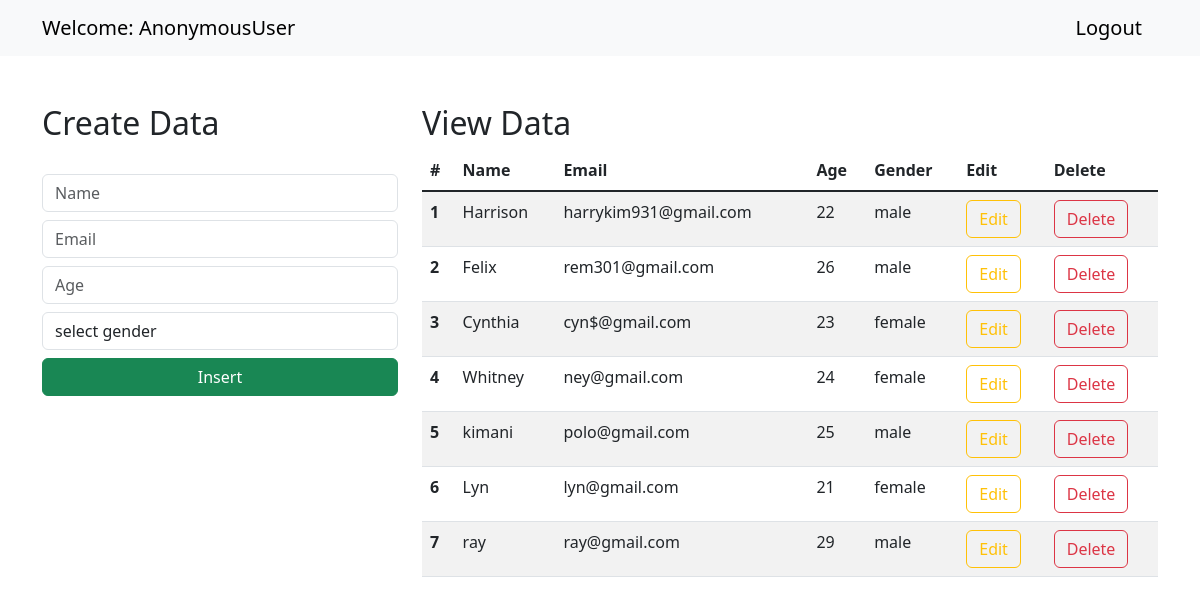
The page / on the database its author committed.
### CRUD/models.py (models this page shows, shortened)
class Student(models.Model):
    name = models.CharField(max_length=30, blank=False, null=False)
    email = models.EmailField(null=True)
    age = models.IntegerField()
    gender = models.CharField(max_length=30, blank=False, null=False)

### CRUD/views.py (the view)
# urls.py: path('', views.index, name="index"),
def index(request):
    data = Student.objects.all()
    context = {"data": data}
    return render(request, "index.html", context)

### templates/index.html (shortened to what this page needs)
<!doctype html>
<html lang="en">
<head>
    <link href="https://cdn.jsdelivr.net/npm/bootstrap@5.3.0-alpha1/dist/css/bootstrap.min.css" rel="stylesheet">
</head>
<body>
 <nav class="navbar navbar-expand-lg bg-body-tertiary">
        <div class="container-md">
          <a class="navbar-brand" href="/">Welcome: {{request.user}}</a>
          <a class="navbar-brand" href="/logout">Logout</a>
        </div>
      </nav>
      <div class="container mt-5">
        <div class="row">
            <div class="col-md-4">
                <h2>Create Data</h2>
                <br>
                <form action="/insert" method="post">{% csrf_token %}
                    <div class="form-group">
                        <input type="text" class="form-control" placeholder="Name" name="name" required>
                    </div>
                    <div class="form-group">
                        <input type="email" class="form-control  mt-2" placeholder="Email" name="email" required>
                    </div>
                    <div class="form-group">
                        <input type="number" class="form-control  mt-2" placeholder="Age" name="age" required>
                    </div>
                    <div class="form-group mt-2">
                        <select id="gender" name="gender" class="form-control" required>
                            <option selected>select gender</option>
                        </select>
                    </div>
                    <div class="d-grid gap-2">
                        <button class="btn btn-success mt-2" type="submit">Insert</button>
                    </div>
                </form>
            </div>
            <div class="col-md-8">
                <h2>View Data</h2>
                <table class="table table-striped table-hover">
                    <thead>
                      <tr>
                        <th scope="col">#</th>
                        <th scope="col">Name</th>
                        <th scope="col">Email</th>
                        <th scope="col">Age</th>
                        <th scope="col">Gender</th>
                        <th scope="col">Edit</th>
                        <th scope="col">Delete</th>
                      </tr>
                    </thead>
                    <tbody class="table-group-divider">
                    {% for d in data %}
                      <tr>
                        <th scope="row">{{d.id}}</th>
                        <td>{{d.name}}</td>
                        <td>{{d.email}}</td>
                        <td>{{d.age}}</td>
                        <td>{{d.gender}}</td>
                        <td><a href="/update/{{d.id}}" type="button" class="btn btn-outline-warning">Edit</a></td>
                        <td><a href="/delete/{{d.id}}" type="button" class="btn btn-outline-danger">Delete</a></td>
                      </tr>
                    {% endfor %}
                    </tbody>
                  </table>
            </div>
        </div>
      </div>
</body>
</html>

### rows shown on the page
Student: id "1", name "Harrison", email "harrykim931@gmail.com", age "22", gender "male"
Student: id "2", name "Felix", email "rem301@gmail.com", age "26", gender "male"
Student: id "3", name "Cynthia", email "cyn$@gmail.com", age "23", gender "female"
Student: id "4", name "Whitney", email "ney@gmail.com", age "24", gender "female"
Student: id "5", name "kimani", email "polo@gmail.com", age "25", gender "male"
Student: id "6", name "Lyn", email "lyn@gmail.com", age "21", gender "female"
Student: id "7", name "ray", email "ray@gmail.com", age "29", gender "male"

### other values the page prints
{{ request.user }} "AnonymousUser"
